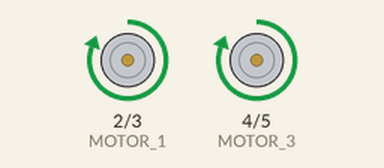
This sketch was run on a simulated Arduino Uno, built with avr-gcc and run on an emulated ATmega328P. Parts: motor-driver pin pairs drawn as motors (green arrow = first pin HIGH = forward, orange = second pin HIGH = backward, longer = more drive, scaled by the enable pin).

Above: at 0.5 s.
At 1.5 s:
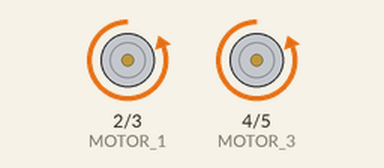
At 2.5 s:
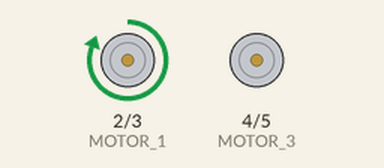
At 3.5 s:
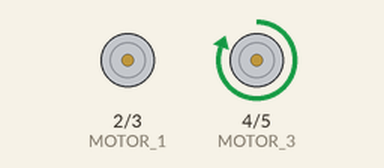
Timing chart, 0 to 5.2 s (numbered marks = the images above):
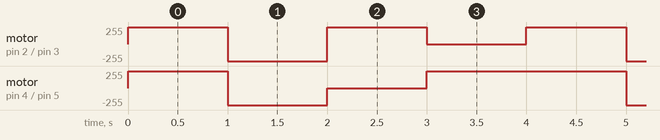

Measured:
- by itself, motor on pin 4 (MOTOR_3) / pin 5 (MOTOR_4): repeats every 4.0 s: backward 255/255 1.0 s, stopped 1.0 s, forward 255/255 2.0 s
- by itself, motor on pin 2 (MOTOR_1) / pin 3 (MOTOR_2): repeats every 4.0 s: backward 255/255 1.0 s, forward 255/255 1.0 s, stopped 1.0 s, forward 255/255 1.0 s

The sketch:

bus-prototype.ino
```cpp
// Motor
#define MOTOR_1 2 // d2
#define MOTOR_2 3 // d3
#define MOTOR_3 4 // d4
#define MOTOR_4 5 // d5

#define MOTOR_ENA A4 // A4
#define MOTOR_ENB A3 // A3

// IR Sensor
#define IR1 11 // d7
#define IR2 12 // d8
#define IR3 13 // d9

void setup() {
  // Motor pin setup
  pinMode(MOTOR_1, OUTPUT);
  pinMode(MOTOR_2, OUTPUT);
  pinMode(MOTOR_3, OUTPUT);
  pinMode(MOTOR_4, OUTPUT);

  // IR sensor pin setup
  pinMode(IR1, INPUT);
  pinMode(IR2, INPUT);
  pinMode(IR3, INPUT);

  pinMode(MOTOR_ENA, OUTPUT);
  digitalWrite(MOTOR_ENA, HIGH);
  pinMode(MOTOR_ENB, OUTPUT);
  digitalWrite(MOTOR_ENB, HIGH);
}

void move_forward() {
  digitalWrite(MOTOR_1, HIGH);
  digitalWrite(MOTOR_2, LOW);
  digitalWrite(MOTOR_3, HIGH);
  digitalWrite(MOTOR_4, LOW);
}

void move_backward() {
  digitalWrite(MOTOR_1, LOW);
  digitalWrite(MOTOR_2, HIGH);
  digitalWrite(MOTOR_3, LOW);
  digitalWrite(MOTOR_4, HIGH);
}

void move_left() {
  digitalWrite(MOTOR_1, LOW);
  digitalWrite(MOTOR_2, LOW);
  digitalWrite(MOTOR_3, HIGH);
  digitalWrite(MOTOR_4, LOW);
}

void move_right() {
  digitalWrite(MOTOR_1, HIGH);
  digitalWrite(MOTOR_2, LOW);
  digitalWrite(MOTOR_3, LOW);
  digitalWrite(MOTOR_4, LOW);
}

void loop() {
  move_forward();
  delay(1000);
  move_backward();
  delay(1000);
  move_right();
  delay(1000);
  move_left();
  delay(1000);
}
```
